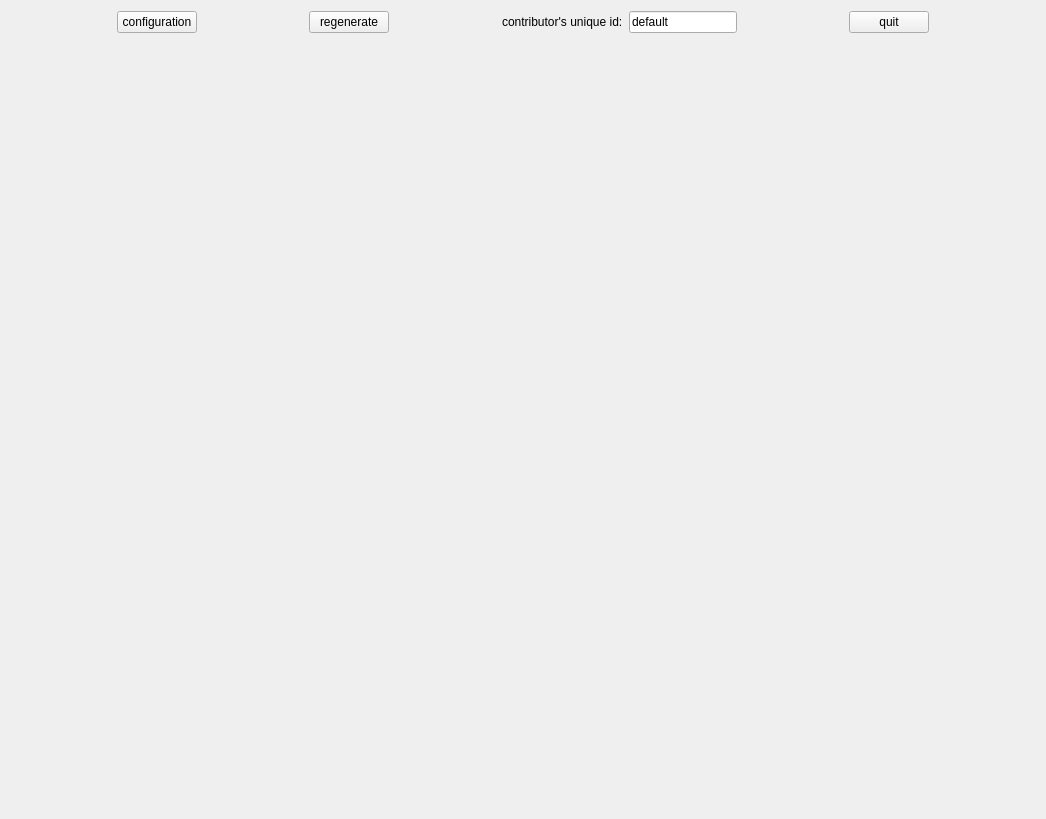
<?xml version="1.0" encoding="UTF-8"?>
<ui version="4.0">
 <class>guiDlg</class>
 <widget class="QWidget" name="guiDlg">
  <property name="geometry">
   <rect>
    <x>0</x>
    <y>0</y>
    <width>1042</width>
    <height>819</height>
   </rect>
  </property>
  <property name="windowTitle">
   <string>Social Navigation Dataset Generator</string>
  </property>
  <layout class="QVBoxLayout" name="verticalLayout">
   <item>
    <layout class="QHBoxLayout" name="horizontalLayout">
     <item>
      <spacer name="horizontalSpacer_5">
       <property name="orientation">
        <enum>Qt::Horizontal</enum>
       </property>
       <property name="sizeHint" stdset="0">
        <size>
         <width>40</width>
         <height>20</height>
        </size>
       </property>
      </spacer>
     </item>
     <item>
      <widget class="QPushButton" name="configuration">
       <property name="text">
        <string>configuration</string>
       </property>
       <property name="checkable">
        <bool>true</bool>
       </property>
      </widget>
     </item>
     <item>
      <spacer name="horizontalSpacer">
       <property name="orientation">
        <enum>Qt::Horizontal</enum>
       </property>
       <property name="sizeHint" stdset="0">
        <size>
         <width>40</width>
         <height>20</height>
        </size>
       </property>
      </spacer>
     </item>
     <item>
      <widget class="QPushButton" name="regenerate">
       <property name="text">
        <string>regenerate</string>
       </property>
      </widget>
     </item>
     <item>
      <spacer name="horizontalSpacer_4">
       <property name="orientation">
        <enum>Qt::Horizontal</enum>
       </property>
       <property name="sizeHint" stdset="0">
        <size>
         <width>40</width>
         <height>20</height>
        </size>
       </property>
      </spacer>
     </item>
     <item>
      <widget class="QLabel" name="label_2">
       <property name="text">
        <string>contributor's unique id:</string>
       </property>
      </widget>
     </item>
     <item>
      <widget class="QLineEdit" name="contributor">
       <property name="text">
        <string>default</string>
       </property>
      </widget>
     </item>
     <item>
      <spacer name="horizontalSpacer_3">
       <property name="orientation">
        <enum>Qt::Horizontal</enum>
       </property>
       <property name="sizeHint" stdset="0">
        <size>
         <width>40</width>
         <height>20</height>
        </size>
       </property>
      </spacer>
     </item>
     <item>
      <widget class="QPushButton" name="quit">
       <property name="text">
        <string>quit</string>
       </property>
      </widget>
     </item>
     <item>
      <spacer name="horizontalSpacer_2">
       <property name="orientation">
        <enum>Qt::Horizontal</enum>
       </property>
       <property name="sizeHint" stdset="0">
        <size>
         <width>40</width>
         <height>20</height>
        </size>
       </property>
      </spacer>
     </item>
    </layout>
   </item>
   <item>
    <widget class="QLabel" name="label">
     <property name="sizePolicy">
      <sizepolicy hsizetype="MinimumExpanding" vsizetype="MinimumExpanding">
       <horstretch>1</horstretch>
       <verstretch>1</verstretch>
      </sizepolicy>
     </property>
     <property name="minimumSize">
      <size>
       <width>1024</width>
       <height>768</height>
      </size>
     </property>
     <property name="maximumSize">
      <size>
       <width>10240</width>
       <height>7680</height>
      </size>
     </property>
     <property name="sizeIncrement">
      <size>
       <width>1</width>
       <height>1</height>
      </size>
     </property>
     <property name="text">
      <string/>
     </property>
     <property name="scaledContents">
      <bool>true</bool>
     </property>
    </widget>
   </item>
  </layout>
 </widget>
 <resources/>
 <connections/>
</ui>
